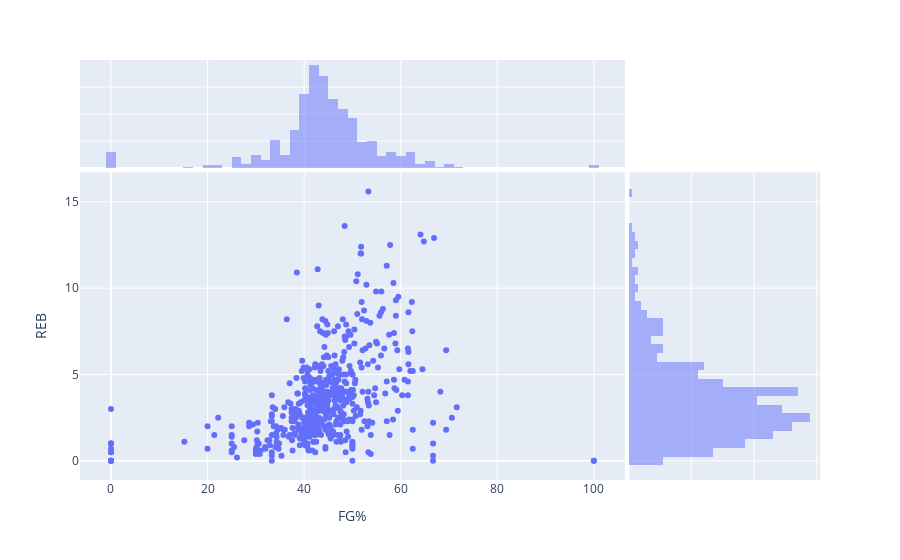

The notebook cell saved with this chart:
### Code cell
import plotly.express as px
fig = px.scatter(
    df1, x='FG%', y='REB',
    marginal_x="histogram", marginal_y="histogram", hover_name='PLAYER')
fig.show();

### Figure 1 — Plotly figure (JSON) as saved in the notebook; plotly's stock layout.template omitted (floating-point values rounded to 4 significant figures; data arrays with more than 128 entries replaced by an {"elided": "..."} marker saying what was removed)
{"data": [{"hoverlabel": {"namelength": 0}, "hovertemplate": "<b>%{hovertext}</b><br><br>FG%=%{x}<br>REB=%{y}", "hovertext": {"elided": "530 str values"}, "legendgroup": "", "marker": {"color": "#636efa", "symbol": "circle"}, "mode": "markers", "name": "", "showlegend": false, "type": "scatter", "x": {"elided": "530 float values"}, "xaxis": "x", "y": {"elided": "530 float values"}, "yaxis": "y"}, {"alignmentgroup": "True", "bingroup": "x", "hoverlabel": {"namelength": 0}, "hovertemplate": "FG%=%{x}<br>count=%{y}", "legendgroup": "", "marker": {"color": "#636efa"}, "name": "", "offsetgroup": "", "opacity": 0.5, "showlegend": false, "type": "histogram", "x": {"elided": "530 float values"}, "xaxis": "x3", "yaxis": "y3"}, {"alignmentgroup": "True", "bingroup": "y", "hoverlabel": {"namelength": 0}, "hovertemplate": "REB=%{y}<br>count=%{x}", "legendgroup": "", "marker": {"color": "#636efa"}, "name": "", "offsetgroup": "", "opacity": 0.5, "showlegend": false, "type": "histogram", "xaxis": "x2", "y": {"elided": "530 float values"}, "yaxis": "y2"}], "layout": {"barmode": "overlay", "legend": {"tracegroupgap": 0}, "margin": {"t": 60}, "xaxis": {"anchor": "y", "domain": [0, 0.7363], "title": {"text": "FG%"}}, "xaxis2": {"anchor": "y2", "domain": [0.7413, 1], "matches": "x2", "showgrid": true, "showline": false, "showticklabels": false, "ticks": ""}, "xaxis3": {"anchor": "y3", "domain": [0, 0.7363], "matches": "x", "showgrid": true, "showticklabels": false}, "xaxis4": {"anchor": "y4", "domain": [0.7413, 1], "matches": "x2", "showgrid": true, "showline": false, "showticklabels": false, "ticks": ""}, "yaxis": {"anchor": "x", "domain": [0, 0.7326], "title": {"text": "REB"}}, "yaxis2": {"anchor": "x2", "domain": [0, 0.7326], "matches": "y", "showgrid": true, "showticklabels": false}, "yaxis3": {"anchor": "x3", "domain": [0.7426, 1], "matches": "y3", "showgrid": true, "showline": false, "showticklabels": false, "ticks": ""}, "yaxis4": {"anchor": "x4", "domain": [0.7426, 1], "matches": "y3", "showgrid": true, "showline": false, "showticklabels": false, "ticks": ""}}}
